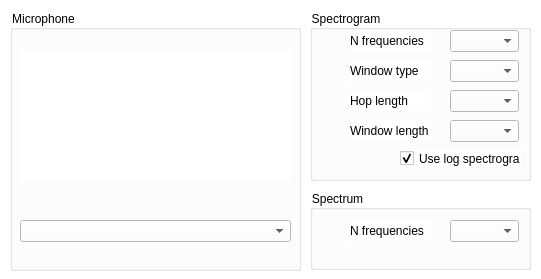
<?xml version="1.0" encoding="UTF-8"?>
<ui version="4.0">
 <class>Form</class>
 <widget class="QWidget" name="Form">
  <property name="geometry">
   <rect>
    <x>0</x>
    <y>0</y>
    <width>541</width>
    <height>279</height>
   </rect>
  </property>
  <property name="minimumSize">
   <size>
    <width>541</width>
    <height>279</height>
   </size>
  </property>
  <property name="maximumSize">
   <size>
    <width>541</width>
    <height>279</height>
   </size>
  </property>
  <property name="windowTitle">
   <string>Configuration</string>
  </property>
  <property name="windowIcon">
   <iconset resource="../ico/icons.qrc">
    <normaloff>:/icons/configure</normaloff>:/icons/configure</iconset>
  </property>
  <property name="styleSheet">
   <string notr="true">background:white</string>
  </property>
  <widget class="QGroupBox" name="spectrogram_group">
   <property name="geometry">
    <rect>
     <x>310</x>
     <y>10</y>
     <width>221</width>
     <height>171</height>
    </rect>
   </property>
   <property name="title">
    <string>Spectrogram</string>
   </property>
   <widget class="QComboBox" name="stft_nfft_cobox">
    <property name="geometry">
     <rect>
      <x>140</x>
      <y>20</y>
      <width>69</width>
      <height>22</height>
     </rect>
    </property>
   </widget>
   <widget class="QComboBox" name="stft_wtype_cobox">
    <property name="geometry">
     <rect>
      <x>140</x>
      <y>50</y>
      <width>69</width>
      <height>22</height>
     </rect>
    </property>
   </widget>
   <widget class="QComboBox" name="stft_hlength_cobox">
    <property name="geometry">
     <rect>
      <x>140</x>
      <y>80</y>
      <width>69</width>
      <height>22</height>
     </rect>
    </property>
   </widget>
   <widget class="QComboBox" name="stft_wlength_cobox">
    <property name="geometry">
     <rect>
      <x>140</x>
      <y>110</y>
      <width>69</width>
      <height>22</height>
     </rect>
    </property>
   </widget>
   <widget class="QLabel" name="stft_nfft_label">
    <property name="geometry">
     <rect>
      <x>40</x>
      <y>20</y>
      <width>81</width>
      <height>21</height>
     </rect>
    </property>
    <property name="text">
     <string>N frequencies</string>
    </property>
   </widget>
   <widget class="QLabel" name="stft_wtype_label">
    <property name="geometry">
     <rect>
      <x>40</x>
      <y>50</y>
      <width>81</width>
      <height>21</height>
     </rect>
    </property>
    <property name="text">
     <string>Window type</string>
    </property>
   </widget>
   <widget class="QLabel" name="stft_hlength_label">
    <property name="geometry">
     <rect>
      <x>40</x>
      <y>80</y>
      <width>81</width>
      <height>21</height>
     </rect>
    </property>
    <property name="text">
     <string>Hop length</string>
    </property>
   </widget>
   <widget class="QLabel" name="stft_wlength_label">
    <property name="geometry">
     <rect>
      <x>40</x>
      <y>110</y>
      <width>81</width>
      <height>21</height>
     </rect>
    </property>
    <property name="text">
     <string>Window length</string>
    </property>
   </widget>
   <widget class="QCheckBox" name="log_stft_cbox">
    <property name="geometry">
     <rect>
      <x>90</x>
      <y>140</y>
      <width>121</width>
      <height>17</height>
     </rect>
    </property>
    <property name="text">
     <string>Use log spectrogram</string>
    </property>
    <property name="checked">
     <bool>true</bool>
    </property>
   </widget>
  </widget>
  <widget class="QGroupBox" name="spectrum_group">
   <property name="geometry">
    <rect>
     <x>310</x>
     <y>190</y>
     <width>221</width>
     <height>80</height>
    </rect>
   </property>
   <property name="title">
    <string>Spectrum</string>
   </property>
   <widget class="QComboBox" name="spectrum_nfft_cobox">
    <property name="geometry">
     <rect>
      <x>140</x>
      <y>30</y>
      <width>69</width>
      <height>22</height>
     </rect>
    </property>
   </widget>
   <widget class="QLabel" name="spectrum_nfft_label">
    <property name="geometry">
     <rect>
      <x>40</x>
      <y>30</y>
      <width>81</width>
      <height>21</height>
     </rect>
    </property>
    <property name="text">
     <string>N frequencies</string>
    </property>
   </widget>
  </widget>
  <widget class="QGroupBox" name="mic_group">
   <property name="geometry">
    <rect>
     <x>10</x>
     <y>10</y>
     <width>291</width>
     <height>261</height>
    </rect>
   </property>
   <property name="title">
    <string>Microphone</string>
   </property>
   <widget class="QWidget" name="testmic" native="true">
    <property name="geometry">
     <rect>
      <x>10</x>
      <y>40</y>
      <width>271</width>
      <height>131</height>
     </rect>
    </property>
   </widget>
   <widget class="QComboBox" name="mic_devices_cobox">
    <property name="geometry">
     <rect>
      <x>10</x>
      <y>210</y>
      <width>271</width>
      <height>22</height>
     </rect>
    </property>
   </widget>
  </widget>
 </widget>
 <resources>
  <include location="../ico/icons.qrc"/>
 </resources>
 <connections/>
</ui>
